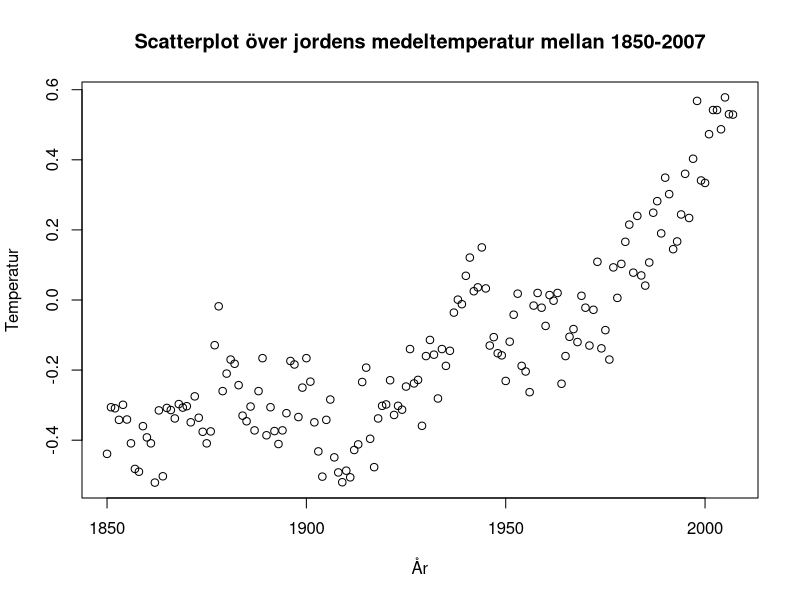
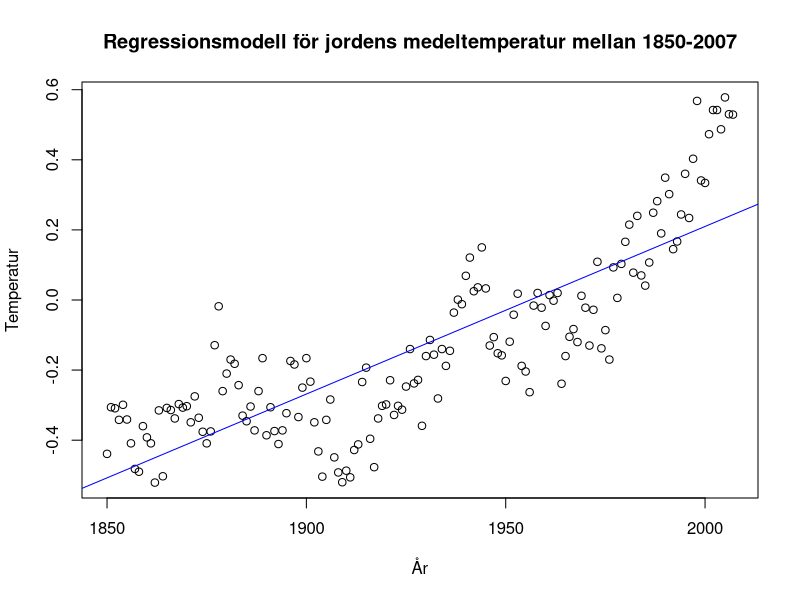
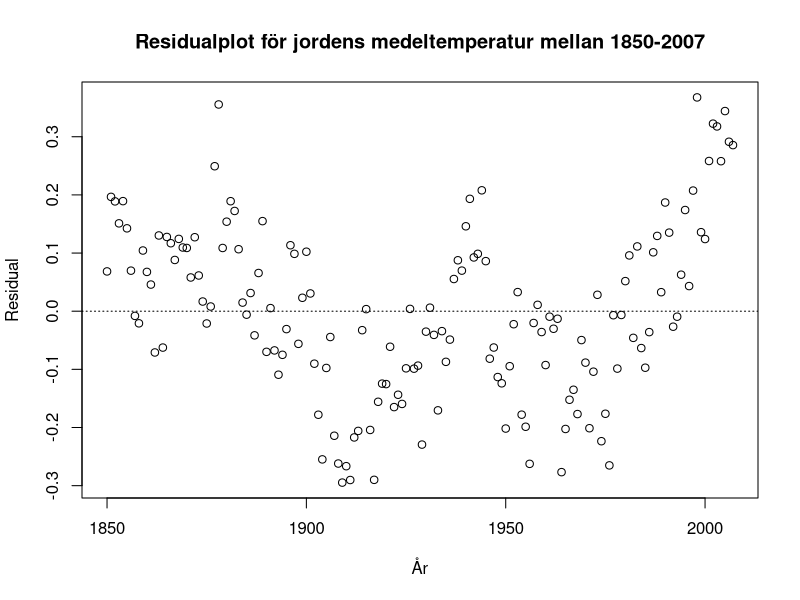
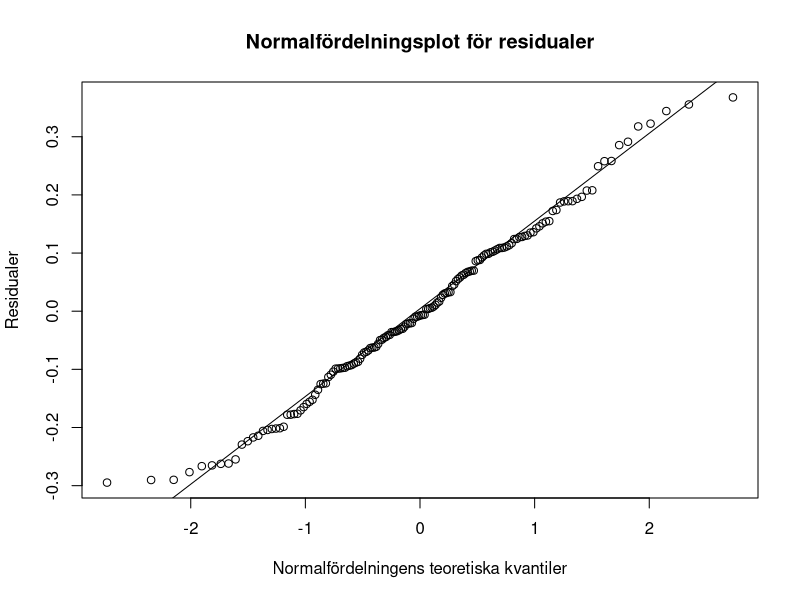
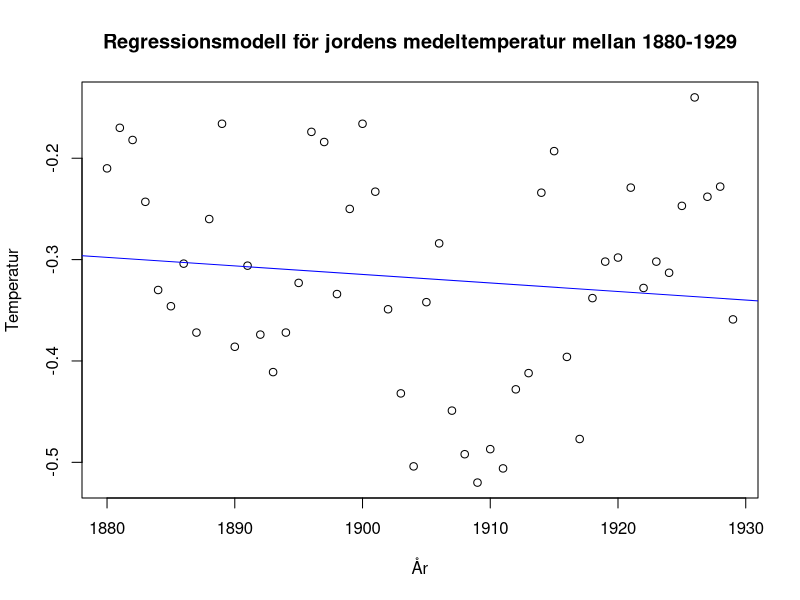
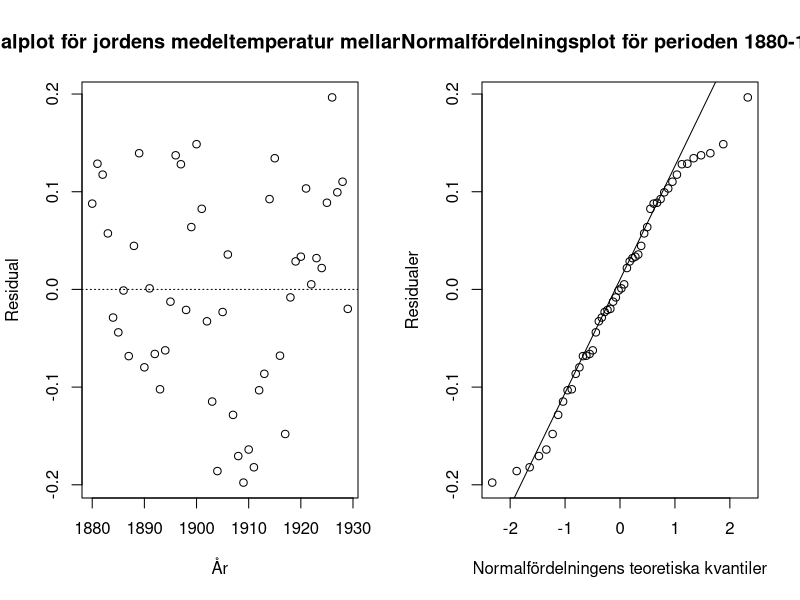
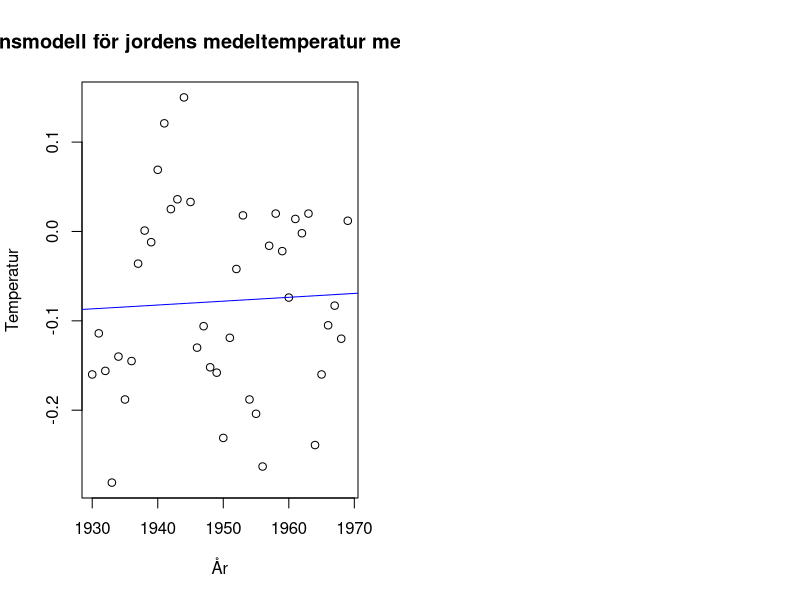
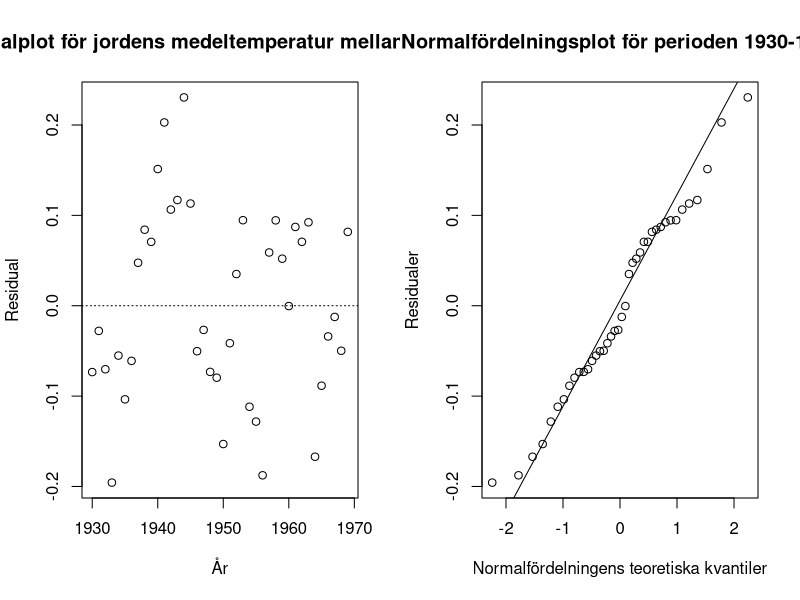

Recreate these plots in R, in order.
## ---- chunk 1
df <- read.csv("temperatur.csv", header = TRUE)
plot(df$år, df$temperatur, xlab = "År", ylab = "Temperatur",main = 'Scatterplot över jordens medeltemperatur mellan 1850-2007')
## ---- chunk 2
df <- read.csv("temperatur.csv", header = TRUE)
modell <- lm(temperatur ~ år, data = df)
summary(modell)
plot(df$år, df$temperatur, xlab = "År", ylab = "Temperatur",main = 'Regressionsmodell för jordens medeltemperatur mellan 1850-2007')
abline(modell, col = "blue")
## ---- chunk 3
residual <- modell$residuals
plot(df$år, residual, xlab ="År", ylab="Residual", main = 'Residualplot för jordens medeltemperatur mellan 1850-2007')
abline(a = 0, b = 0, lty = "dotted")
## ---- chunk 4
qqnorm(residual,main = 'Normalfördelningsplot för residualer',xlab = 'Normalfördelningens teoretiska kvantiler', ylab = 'Residualer')
qqline(residual)
## ---- chunk 5
df1 <- subset(df, år >= 1880 & år <=1929)
modell1 <- lm(temperatur ~ år, data = df1)
summary(modell1)
plot(df1$år, df1$temperatur, xlab = "År", ylab = "Temperatur",main = 'Regressionsmodell för jordens medeltemperatur mellan 1880-1929')
abline(modell1, col = "blue")
## ---- chunk 6
par(mfrow=c(1,2))
residual1 <- modell1$residuals
plot(df1$år, residual1, xlab ="År", ylab="Residual", main = 'Residualplot för jordens medeltemperatur mellan 1880-1929')
abline(a = 0, b = 0, lty = "dotted")

qqnorm(residual1,main = 'Normalfördelningsplot för perioden 1880-1929',xlab = 'Normalfördelningens teoretiska kvantiler',ylab='Residualer')
qqline(residual1)
## ---- chunk 7
df2 <- subset(df, år >= 1930 & år <=1969)
modell2 <- lm(temperatur ~  år, data = df2)
summary(modell2)
plot(df2$år, df2$temperatur, xlab = "År", ylab = "Temperatur",main = 'Regressionsmodell för jordens medeltemperatur mellan 1930-1969')
abline(modell2, col = "blue")
## ---- chunk 8
par(mfrow=c(1,2))
residual2 <- modell2$residuals
plot(df2$år, residual2, xlab ="År", ylab="Residual", main = 'Residualplot för jordens medeltemperatur mellan 1930-1969')
abline(a = 0, b = 0, lty = "dotted")

qqnorm(residual2,main = 'Normalfördelningsplot för perioden 1930-1969',xlab = 'Normalfördelningens teoretiska kvantiler',ylab='Residualer')
qqline(residual2)
## ---- chunk 9
df3 <- subset(df, år >= 1970 & år <=2007)
modell3 <- lm(temperatur ~ år, data = df3)
summary(modell3)
plot(df3$år, df3$temperatur, xlab = "År", ylab = "Temperatur",main = 'Regressionsmodell för jordens medeltemperatur mellan 1970-2007')
abline(modell3, col = "blue")
## ---- chunk 10
par(mfrow=c(1,2))
residual3 <- modell3$residuals
plot(df3$år, residual3, xlab ="År", ylab="Residual", main = 'Residualplot för jordens medeltemperatur mellan 1970-2007')
abline(a = 0, b = 0, lty = "dotted")

qqnorm(residual3,main = 'Normalfördelningsplot för perioden 1970-2007',xlab = 'Normalfördelningens teoretiska kvantiler',ylab='Residualer')
qqline(residual3)
## ---- chunk 11
p_value <- summary(modell3)$coefficients[2, 4]
print(p_value/2)
## ---- chunk 12
df_test <- read.csv("temperatur_test.csv", header = TRUE)
pred <- predict(modell, newdata = df_test, interval = "predict")
y_actual<- df_test$temperatur
y_pred <- pred[,1]
mse <- function(y_actual, y_pred){
diff <- y_actual - y_pred
sqr_diff <- diff^2
mse <- mean(sqr_diff)
return(mse)}
model_mse <- mse(y_actual,y_pred)
model_rmse1 = sqrt(model_mse)
print(paste('RMSE:',model_rmse1))
## ---- chunk 13
df_test <- read.csv("temperatur_test.csv", header = TRUE)
y_actual<- df_test$temperatur
pred <- predict(modell3, newdata = df_test, interval = "predict")
y_pred <- pred[,1]
mse <- function(y_actual, y_pred){
diff <- y_actual - y_pred
sqr_diff <- diff^2
mse <- mean(sqr_diff)
return(mse)}
model_mse <- mse(y_actual,y_pred)
model_rmse2 = sqrt(model_mse)
print(paste('RMSE:',model_rmse2))
## ---- chunk 14
df_test <- read.csv("temperatur_test.csv", header = TRUE)
y_actual<- df3$temperatur
pred <- predict(modell, newdata = df3, interval = "predict")
y_pred <- pred[,1]
mse <- function(y_actual, y_pred){
diff <- y_actual - y_pred
sqr_diff <- diff^2
mse <- mean(sqr_diff)
return(mse)}
model_mse <- mse(y_actual,y_pred)
model_rmse3 = sqrt(model_mse)
print(paste('RMSE:',model_rmse3))
## ---- chunk 15
df_test <- read.csv("temperatur_test.csv", header = TRUE)
y_actual<- df3$temperatur
pred <- predict(modell3, newdata = df3, interval = "predict")
y_pred <- pred[,1]
mse <- function(y_actual, y_pred){
diff <- y_actual - y_pred
sqr_diff <- diff^2
mse <- mean(sqr_diff)
return(mse)}
model_mse <- mse(y_actual,y_pred)
model_rmse4 = sqrt(model_mse)
print(paste('RMSE:',model_rmse4))
## ---- chunk 16
rmse_table <- data.frame(
  Prediktionsintervall = c("2008–2022", "2008-2022", 
            "1970-2007", "1970–2007"),
  Modell = c("1850-2007", "1970-2007", 
            "1850-2007", "1970-2007"),
  RMSE = round(c(model_rmse1, model_rmse2, 
           model_rmse3, model_rmse4),5))
knitr::kable(rmse_table, caption = "RMSE-värden för modeller")
## ---- chunk 17
df_test <- read.csv("temperatur_test.csv", header = TRUE)
y_actual<- df_test$temperatur
pred_year <- df_test$år
pred <- predict(modell3, newdata = df_test, interval = "predict")
y_pred <- pred[,1]
interval_lower <- pred[,2]
interval_upper <- pred[,3]
plot(df3$år,df3$temperatur,xlab = 'År',ylab = 'Förväntad temperatur',xlim = c(1970,2022),ylim = c(-0.25,1),pch=19)
lines(df_test$år,interval_lower, col = 'red',lty = 'dashed')
lines(df_test$år,interval_upper,col = 'red', lty = 'dashed')
abline(modell3, col = 'blue')

points(pred_year,y_pred,col ='green',pch=19)
lines(pred_year,interval_lower,col = 'red',lty = 'dashed')
lines(pred_year,interval_upper,col = 'red',lty = 'dashed')
points(pred_year,y_actual,col ='blue',pch=18)

legend('topleft',legend = c('Data för anpassad modell (1970-2007)','Regressionslinje','Prediktioner för 2008-2022','Prediktionsintervall','Egentliga värden för 2008-2022'),col = c('black','blue','pink','green','red'),pch=c(19,NA,19,NA,18),lty=c(NA,1,NA,2,NA),bty='n')
